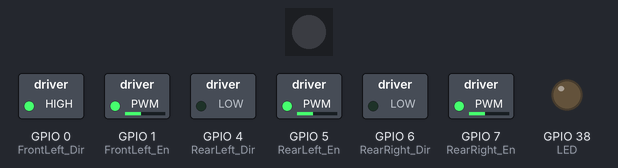
This sketch was run on a simulated ESP32-S2. On the bench: 1 RGB LEDs in strip order, left to right, switched loads named in the sketch (green lamp = pin HIGH), output pins drawn as LEDs (lit = HIGH). Dim RGB values are drawn brighter than linear; pins used as bus, display or sensor lines are not drawn.

Above: at 0.05 s.
At 2.95 s:
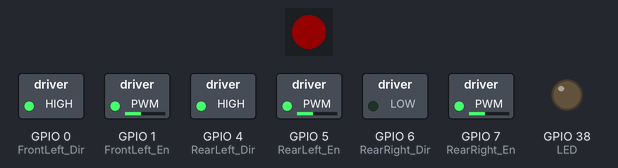
At 4.45 s:
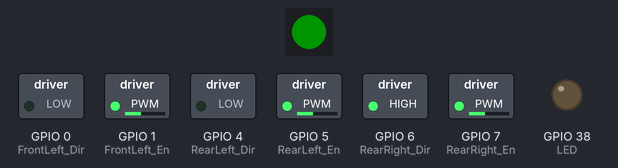
At 5.95 s:
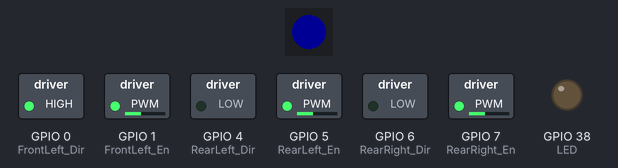
Timing chart, 0 to 6.9 s (numbered marks = the images above):
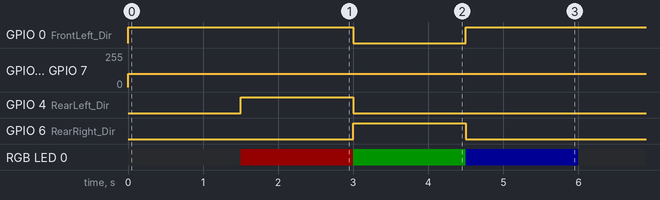

Measured:
- by itself, GPIO 0 (FrontLeft_Dir): repeats every 6.0 s: LOW 1.5 s, HIGH 4.5 s
- by itself, GPIO 1 (FrontLeft_En), GPIO 5 (RearLeft_En), GPIO 7 (RearRight_En): 0/255 → 100/255 at 0.00 s
- by itself, GPIO 4 (RearLeft_Dir), GPIO 6 (RearRight_Dir): alternates HIGH for 1.5 s and LOW for 4.5 s
- by itself, RGB LED 0: repeats every 6.0 s: RGB(0, 20, 0) 1.5 s, RGB(0, 0, 20) 1.5 s, off 1.5 s, RGB(20, 0, 0) 1.5 s

The sketch:

ESP32_S2_Mobile_Robot_MotorCtrl.ino
```cpp
// ---- Bluetooth control of ESP32 S2
// ---- written by Knife for Techno weed teams mobile robot 20/04/21
//To do:    Add bluetooth initialisation
        //  make motors controllable with bluetooth
        //  Add direction control with vectors
        //  Add Ultrasonic sensor interfacing
        //  Add Part loaded switch

#include <Adafruit_NeoPixel.h>
#define PIN 18
#define NUMPIXELS 1
#define FrontLeft_En 1
#define FrontLeft_Dir 0
#define FrontLeft_VCC 45

#define FrontRight_En 3
#define FrontRight_Dir 2
//#define Motor2_VCC 45

#define RearLeft_En 5
#define RearLeft_Dir 4
//#define Motor3_VCC 45

#define RearRight_En 7
#define RearRight_Dir 6
//#define Motor4_VCC 45

#define LED 38
#define duty 100

Adafruit_NeoPixel pixels(NUMPIXELS, PIN, NEO_GRB + NEO_KHZ800);

enum {NONE, RED, GREEN, BLUE};
int ledColor = NONE;


void FrontLeft_CW() {
  digitalWrite(FrontLeft_Dir,LOW);
  ledcSetup(0,250,8);
  ledcAttachPin(FrontLeft_En,0);
  ledcWrite(0,duty);
}

void FrontLeft_CCW() {
  digitalWrite(FrontLeft_Dir,HIGH);
  ledcSetup(0,250,8);
  ledcAttachPin(FrontLeft_En,0);
  ledcWrite(0,duty);
}

void FrontLeft_stop() {
  digitalWrite(FrontLeft_Dir,LOW);
  ledcSetup(0,250,8);
  ledcAttachPin(FrontLeft_En,0);
  ledcWrite(0,duty);
}

void FrontRight_CW() {
  digitalWrite(FrontRight_Dir,LOW);
  ledcSetup(0,250,8);
  ledcAttachPin(FrontRight_En,0);
  ledcWrite(0,duty);
}

void FrontRight_CCW() {
  digitalWrite(FrontRight_Dir,HIGH);
  ledcSetup(0,250,8);
  ledcAttachPin(FrontRight_En,0);
  ledcWrite(0,duty);
}

void FrontRight_stop() {
  digitalWrite(FrontRight_Dir,LOW);
  ledcSetup(0,250,8);
  ledcAttachPin(FrontRight_En,0);
  ledcWrite(0,duty);
}

void RearLeft_CW() {
  digitalWrite(RearLeft_Dir,LOW);
  ledcSetup(0,250,8);
  ledcAttachPin(RearLeft_En,0);
  ledcWrite(0,duty);
}

void RearLeft_CCW() {
  digitalWrite(RearLeft_Dir,HIGH);
  ledcSetup(0,250,8);
  ledcAttachPin(RearLeft_En,0);
  ledcWrite(0,duty);
}

void RearLeft_stop() {
  digitalWrite(RearLeft_Dir,LOW);
  ledcSetup(0,250,8);
  ledcAttachPin(RearLeft_En,0);
  ledcWrite(0,duty);
}

void RearRight_CW() {
  digitalWrite(RearRight_Dir,LOW);
  ledcSetup(0,250,8);
  ledcAttachPin(RearRight_En,0);
  ledcWrite(0,duty);
}

void RearRight_CCW() {
  digitalWrite(RearRight_Dir,HIGH);
  ledcSetup(0,250,8);
  ledcAttachPin(RearRight_En,0);
  ledcWrite(0,duty);
}

void RearRight_stop() {
  digitalWrite(RearRight_Dir,LOW);
  ledcSetup(0,250,8);
  ledcAttachPin(RearRight_En,0);
  ledcWrite(0,duty);
}

//----------- Driving ------------//
void Left() {
  FrontLeft_CCW();
  FrontRight_CCW();
  RearLeft_CW();
  RearRight_CW();
}

void Right() {
  FrontLeft_CCW();
  FrontRight_CCW();
  RearLeft_CW();
  RearRight_CW();
}

void Forward() {
  FrontLeft_CCW();
  FrontRight_CW();
  RearLeft_CCW();
  RearRight_CW();
}

void Reverse() {
  FrontLeft_CW();
  FrontRight_CCW();
  RearLeft_CW();
  RearRight_CCW();
}

void setup()
{
  //Serial.begin(9600);
  pixels.begin();
  pinMode(FrontLeft_En, OUTPUT); // MOtor 1 PWM enable
  pinMode(FrontLeft_Dir, OUTPUT); // MOtor 1 direction control
  pinMode(FrontLeft_VCC,OUTPUT);  // Mode select
  pinMode(LED, OUTPUT); // LED identifier
  digitalWrite(FrontLeft_VCC, HIGH);

  pinMode(FrontRight_En, OUTPUT); // MOtor 1 PWM enable
  pinMode(FrontRight_Dir, OUTPUT);

  pinMode(RearLeft_En, OUTPUT); // MOtor 1 PWM enable
  pinMode(RearLeft_Dir, OUTPUT);

  pinMode(RearRight_En, OUTPUT); // MOtor 1 PWM enable
  pinMode(RearRight_Dir, OUTPUT);
}

void loop()
{
  switch (ledColor) {
    case NONE:
      pixels.setPixelColor(0, pixels.Color(0, 0, 0));
      pixels.show();
      Right();
      break;

    case RED:
      pixels.setPixelColor(0, pixels.Color(20, 0, 0));
      pixels.show();
      Forward();
      //Serial.print("RED");
      break;

    case GREEN:
      pixels.setPixelColor(0, pixels.Color(0, 20, 0));
      pixels.show();
      //Serial.print("Green");
      Reverse();
      break;

    case BLUE:
      pixels.setPixelColor(0, pixels.Color(0, 0, 20));
      pixels.show();
      //Serial.println("BLUE");
      Left();
      break;
    default:
      break;
  }

  ledColor++;
  if (ledColor == 4) {
    ledColor = NONE;
  }

  delay(1500);
}
```
